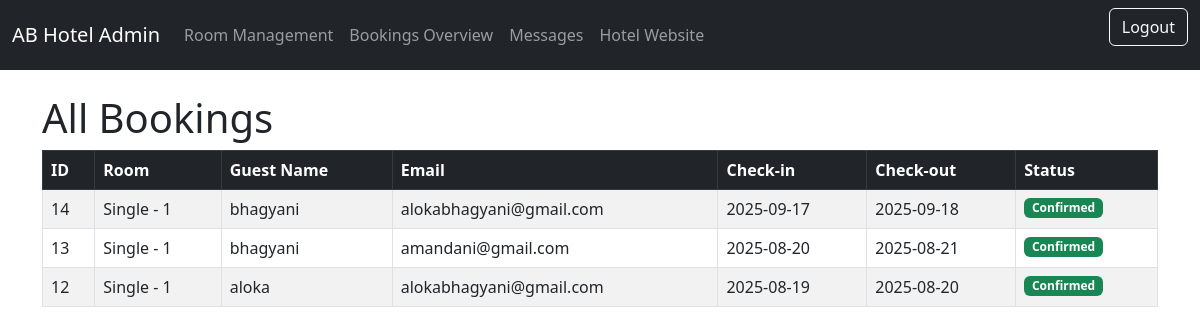
Page /admin/bookings.php on the committed database.
### tables this page shows
CREATE TABLE `bookings` (
  `booking_id` int(11) NOT NULL,
  `room_id` int(11) NOT NULL,
  `status` enum('confirmed','cancelled','completed') DEFAULT 'confirmed',
  `check_in` date NOT NULL,
  `check_out` date NOT NULL,
  `guest_name` varchar(255) NOT NULL,
  `guest_email` varchar(255) NOT NULL
);

CREATE TABLE `rooms` (
  `room_id` int(11) NOT NULL,
  `room_number` varchar(50) DEFAULT NULL,
  `room_type` varchar(50) DEFAULT NULL,
  `price` decimal(10,2) DEFAULT NULL,
  `status` enum('available','booked','maintenance') DEFAULT 'available',
  `room_people` int(11) DEFAULT NULL,
  `room_image` varchar(255) DEFAULT NULL
);

### admin/bookings.php (the view, shortened to what this page needs)
<?php
include '../db_connect.php';
include_once'header.php';
try {
    $sql = "
        SELECT
            b.booking_id, b.guest_name, b.guest_email, b.status, b.check_in, b.check_out,
            r.room_number, r.room_type
        FROM bookings b
        JOIN rooms r ON b.room_id = r.room_id
        ORDER BY b.check_in DESC
    ";
    $stmt = $pdo->query($sql);
    $bookings = $stmt->fetchAll();
} catch (Exception $e) {
    die("Database error: " . $e->getMessage());
}
?>
<!DOCTYPE html>
<html lang="en">
<head>
    <link href="https://cdn.jsdelivr.net/npm/bootstrap@5.3.0/dist/css/bootstrap.min.css" rel="stylesheet" />
</head>
<body>
<div class="container my-4">
    <h1>All Bookings</h1>
    <table class="table table-bordered table-striped">
        <thead class="table-dark">
            <tr>
                <th>ID</th>
                <th>Room</th>
                <th>Guest Name</th>
                <th>Email</th>
                <th>Check-in</th>
                <th>Check-out</th>
                <th>Status</th>
            </tr>
        </thead>
        <tbody>
            <?php if ($bookings): ?>
                <?php foreach ($bookings as $row): ?>
                    <tr>
                        <td><?= (int)$row['booking_id'] ?></td>
                        <td><?= htmlspecialchars($row['room_type'] . ' - ' . $row['room_number']) ?></td>
                        <td><?= htmlspecialchars($row['guest_name']) ?></td>
                        <td><?= htmlspecialchars($row['guest_email']) ?></td>
                        <td><?= htmlspecialchars($row['check_in']) ?></td>
                        <td><?= htmlspecialchars($row['check_out']) ?></td>
                        <td>
                            <?php
                            $status = $row['status'];
                            if ($status === 'confirmed') {
                                echo '<span class="badge bg-success">Confirmed</span>';
                            } elseif ($status === 'cancelled') {
                                echo '<span class="badge bg-danger">Cancelled</span>';
                            } else {
                                echo '<span class="badge bg-secondary">' . htmlspecialchars($status) . '</span>';
                            }
                            ?>
                        </td>
                    </tr>
                <?php endforeach; ?>
            <?php else: ?>
                <tr><td colspan="7" class="text-center">No bookings found.</td></tr>
            <?php endif; ?>
        </tbody>
    </table>
</div>
</body>
</html>

### admin/header.php (shortened to what this page needs)
<nav class="navbar navbar-expand-lg navbar-dark bg-dark">
  <div class="container-fluid">
    <a class="navbar-brand" href="../admin/dashboard.php">AB Hotel Admin</a>
    <div class="collapse navbar-collapse" id="navbarNav">
      <ul class="navbar-nav me-auto mb-2 mb-lg-0">
        <li class="nav-item">
          <a class="nav-link" href="../admin/manage_rooms.php">Room Management</a>
        </li>
        <li class="nav-item">
          <a class="nav-link" href="../admin/bookings.php">Bookings Overview</a>
        </li>
        <li class="nav-item">
          <a class="nav-link" href="../admin/view_messages.php">Messages</a>
        </li>
        <li class="nav-item">
          <a class="nav-link" href="../index.php" target="_blank">Hotel Website</a>
        </li>
      </ul>
      <form class="d-flex">
        <a href="../admin/logout.php" class="btn btn-outline-light">Logout</a>
      </form>
    </div>
  </div>
</nav>

### rows in the picture
bookings: booking_id "14", room.room_number "Single - 1", guest_name "bhagyani", guest_email "alokabhagyani@gmail.com", check_in "2025-09-17", check_out "2025-09-18", status "Confirmed"
bookings: booking_id "13", room.room_number "Single - 1", guest_name "bhagyani", guest_email "amandani@gmail.com", check_in "2025-08-20", check_out "2025-08-21", status "Confirmed"
bookings: booking_id "12", room.room_number "Single - 1", guest_name "aloka", guest_email "alokabhagyani@gmail.com", check_in "2025-08-19", check_out "2025-08-20", status "Confirmed"
